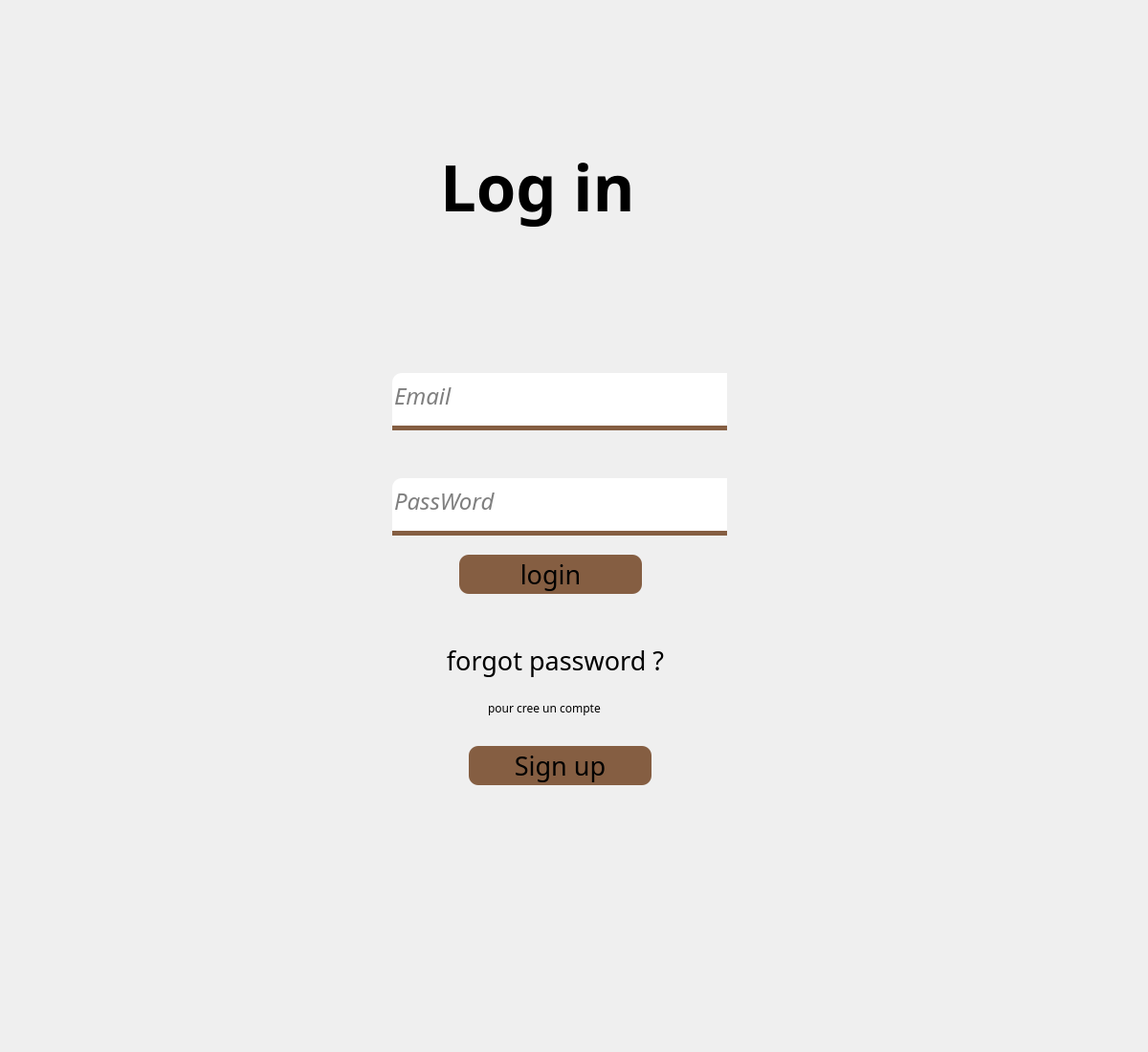
<?xml version="1.0" encoding="UTF-8"?>
<ui version="4.0">
 <class>MainWindow</class>
 <widget class="QMainWindow" name="MainWindow">
  <property name="geometry">
   <rect>
    <x>0</x>
    <y>0</y>
    <width>1200</width>
    <height>1100</height>
   </rect>
  </property>
  <property name="windowTitle">
   <string>MainWindow</string>
  </property>
  <property name="styleSheet">
   <string notr="true"/>
  </property>
  <widget class="QWidget" name="centralwidget">
   <widget class="QWidget" name="widget" native="true">
    <property name="geometry">
     <rect>
      <x>0</x>
      <y>0</y>
      <width>1200</width>
      <height>1000</height>
     </rect>
    </property>
    <property name="font">
     <font>
      <family>Wide Latin</family>
     </font>
    </property>
    <property name="styleSheet">
     <string notr="true">background-image: url(:/icon/icons/background.jpg);</string>
    </property>
    <widget class="QWidget" name="log" native="true">
     <property name="geometry">
      <rect>
       <x>260</x>
       <y>110</y>
       <width>651</width>
       <height>791</height>
      </rect>
     </property>
     <property name="styleSheet">
      <string notr="true">background-image: url(:/icon/icons/login.jpg);</string>
     </property>
     <widget class="QLabel" name="label">
      <property name="geometry">
       <rect>
        <x>200</x>
        <y>30</y>
        <width>300</width>
        <height>110</height>
       </rect>
      </property>
      <property name="font">
       <font>
        <family>Script MT Bold</family>
        <pointsize>50</pointsize>
        <weight>75</weight>
        <italic>false</italic>
        <bold>true</bold>
       </font>
      </property>
      <property name="styleSheet">
       <string notr="true">background : rgba(0,0,0,0)</string>
      </property>
      <property name="text">
       <string>Log in</string>
      </property>
     </widget>
     <widget class="QLineEdit" name="email">
      <property name="geometry">
       <rect>
        <x>150</x>
        <y>280</y>
        <width>350</width>
        <height>60</height>
       </rect>
      </property>
      <property name="font">
       <font>
        <family>Script MT Bold</family>
        <pointsize>18</pointsize>
        <italic>true</italic>
       </font>
      </property>
      <property name="styleSheet">
       <string notr="true">background : rgba(128, 128, 128,.5);
border: none;
border-top-left-radius: 10%;
border-bottom: 5px solid rgb(133,94,66);
padding-bottom : 7px</string>
      </property>
      <property name="placeholderText">
       <string>Email</string>
      </property>
     </widget>
     <widget class="QLineEdit" name="password">
      <property name="geometry">
       <rect>
        <x>150</x>
        <y>390</y>
        <width>350</width>
        <height>60</height>
       </rect>
      </property>
      <property name="font">
       <font>
        <family>Script MT Bold</family>
        <pointsize>18</pointsize>
        <italic>true</italic>
       </font>
      </property>
      <property name="styleSheet">
       <string notr="true">background : rgba(128, 128, 128,.5);
border: none;
border-top-left-radius: 10%;
border-bottom: 5px solid rgb(133,94,66);
padding-bottom : 7px</string>
      </property>
      <property name="placeholderText">
       <string>PassWord</string>
      </property>
     </widget>
     <widget class="QPushButton" name="login">
      <property name="geometry">
       <rect>
        <x>220</x>
        <y>470</y>
        <width>191</width>
        <height>41</height>
       </rect>
      </property>
      <property name="font">
       <font>
        <family>Script MT Bold</family>
        <pointsize>20</pointsize>
       </font>
      </property>
      <property name="styleSheet">
       <string notr="true">QPushButton#login {
background: rgb(133, 94, 66);
border-radius: 10%;}
QPushButton#login:hover{
background:rgb(1, 50, 32);
border-radius:10%;
}
</string>
      </property>
      <property name="text">
       <string>login</string>
      </property>
     </widget>
     <widget class="QPushButton" name="singup">
      <property name="geometry">
       <rect>
        <x>230</x>
        <y>670</y>
        <width>191</width>
        <height>41</height>
       </rect>
      </property>
      <property name="font">
       <font>
        <family>Script MT Bold</family>
        <pointsize>20</pointsize>
       </font>
      </property>
      <property name="styleSheet">
       <string notr="true">QPushButton#singup {
background: rgb(133, 94, 66);
border-radius: 10%;}
QPushButton#singup:hover{
background:rgb(1, 50, 32);
border-radius:10%;
}
</string>
      </property>
      <property name="text">
       <string>Sign up</string>
      </property>
     </widget>
     <widget class="QLabel" name="label_3">
      <property name="geometry">
       <rect>
        <x>250</x>
        <y>620</y>
        <width>141</width>
        <height>20</height>
       </rect>
      </property>
      <property name="font">
       <font>
        <pointsize>9</pointsize>
       </font>
      </property>
      <property name="styleSheet">
       <string notr="true">background:rgb(0, 0, 0, 0)</string>
      </property>
      <property name="text">
       <string>pour cree un compte</string>
      </property>
     </widget>
     <widget class="QWidget" name="verticalLayoutWidget">
      <property name="geometry">
       <rect>
        <x>150</x>
        <y>170</y>
        <width>341</width>
        <height>101</height>
       </rect>
      </property>
      <layout class="QVBoxLayout" name="error"/>
     </widget>
     <widget class="QPushButton" name="forgot">
      <property name="geometry">
       <rect>
        <x>160</x>
        <y>560</y>
        <width>321</width>
        <height>41</height>
       </rect>
      </property>
      <property name="font">
       <font>
        <family>Script MT Bold</family>
        <pointsize>20</pointsize>
       </font>
      </property>
      <property name="styleSheet">
       <string notr="true">QPushButton#forgot {
background: rgb(0, 0, 0, 0);
border-radius: 10%;}
QPushButton#forgot:hover{
background:rgb(1, 50, 32);
border-radius:10%;
color: white
}
</string>
      </property>
      <property name="text">
       <string>forgot password ?</string>
      </property>
     </widget>
    </widget>
   </widget>
  </widget>
 </widget>
 <resources>
  <include location="res.qrc"/>
 </resources>
 <connections/>
</ui>
